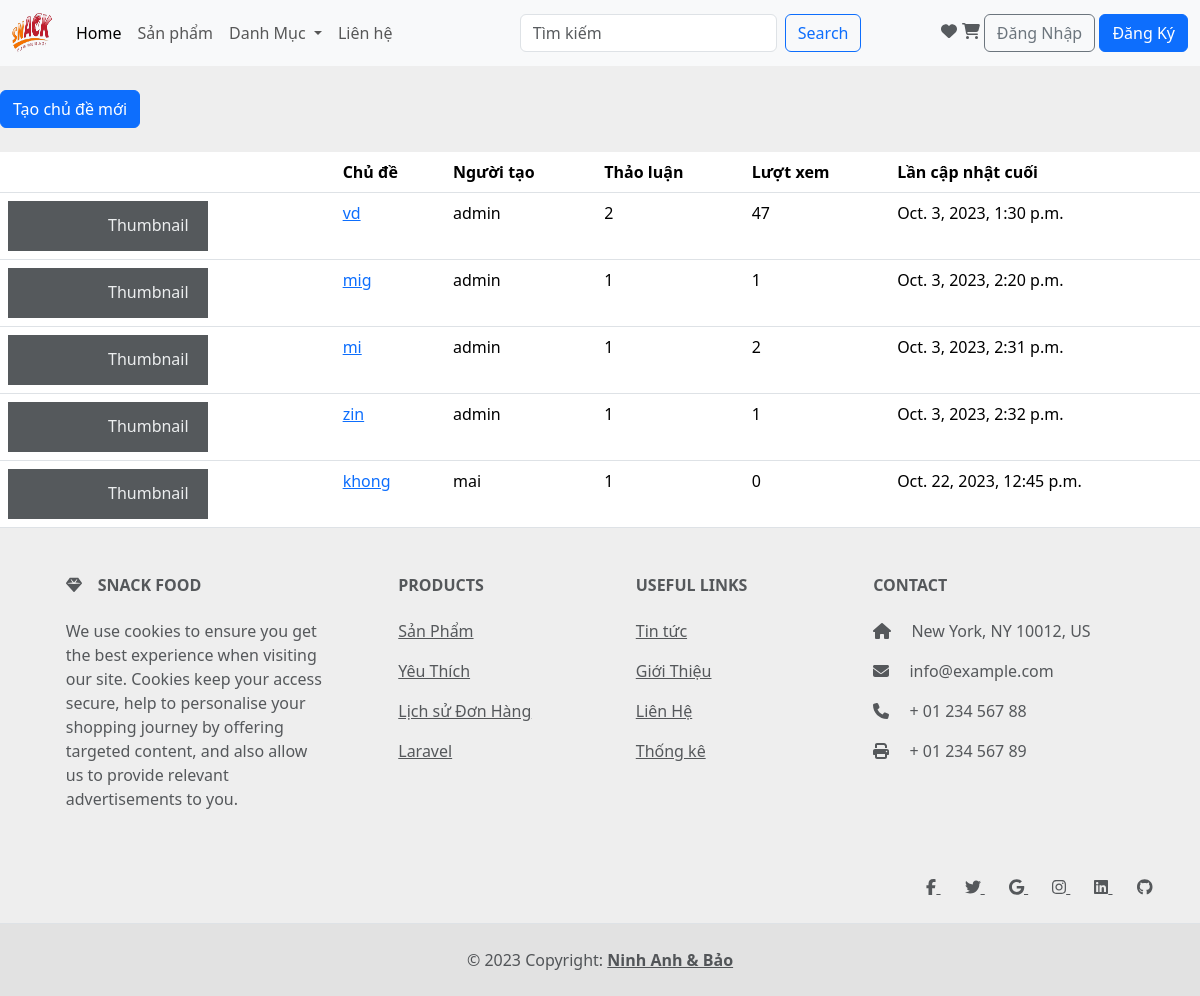
Screenshot of /Tintuc/1 with the database file from the repository.
### blog/models.py (models this page shows, shortened)
class Chude(models.Model):
    ten_chude = models.CharField(max_length=100)
    lan_capnhat_cuoi = models.DateTimeField(auto_now_add=True)
    luot_xem = models.PositiveIntegerField(default=0)
    dien_dan = models.ForeignKey(Diendan, related_name='cac_chude',
                                on_delete=models.CASCADE) # rang buoc qh du lieu mang tinh toan ven
    tao_boi = models.ForeignKey(User, related_name= 'tao_chude_moi', on_delete= models.CASCADE)

### blog/views.py (the view)
# urls.py: path('Tintuc/<int:id>', views.diendan_cacchude_view.as_view(), name= 'diendan_cac_chude'),
class diendan_cacchude_view(ListView):
    model = Chude
    context_object_name = 'ccd'
    template_name = 'cac_chu_de.html'
    paginate_by = 10
    def get_context_data(self, **kwargs: Any) -> dict[str, Any]:
        kwargs['dd'] = self.dien_dan
        return super().get_context_data(**kwargs)
    def get_queryset(self) -> QuerySet[Any]:
        self.dien_dan = get_object_or_404(Diendan, pk=self.kwargs.get('id'))
        queryset = self.dien_dan.cac_chude.order_by('lan_capnhat_cuoi').annotate(replies=Count('cac_thaoluan') - 1)
        return queryset

### templates/cac_chu_de.html (shortened to what this page needs)
{% extends 'master.html' %}
{% block blogs %}
<div class="mb-4">
  <a href="{% url 'tao_chu_de_moi' dd.id %}" class="btn btn-primary">Tạo chủ đề mới</a>
</div>
<table class="table">
  <thead>
    <tr>
      <th></th>
      <th>Chủ đề</th>
      <th>Người tạo</th>
      <th>Thảo luận</th>
      <th>Lượt xem</th>
      <th>Lần cập nhật cuối</th>
    </tr>
  </thead>
  <tbody>
    {% for cd in ccd %}
      {% url 'chude_thaoluan' dd.id  cd.id as cd_tl_url %}
      <tr>
        <td>
          <svg class="bd-placeholder-img" width="200" height="50" xmlns="http://www.w3.org/2000/svg" role="img" aria-label="Placeholder: Thumbnail" preserveAspectRatio="xMidYMid slice" focusable="false"><title>Placeholder</title><rect width="100%" height="100%" fill="#55595c"></rect><text x="50%" y="50%" fill="#eceeef" dy=".3em">Thumbnail</text></svg>
        </td>
        <td>
          <p class="mb-0">
            <a href="{{ cd_tl_url }}">{{ cd.ten_chude }}</a>
          </p>
        </td>
        <td>{{ cd.tao_boi.username }}</td>
        <td>{{ cd.cac_thaoluan.all.count }}</td>
        <td>{{ cd.luot_xem }}</td>
        <td>{{ cd.lan_capnhat_cuoi }}</td>
      </tr>
    {% endfor %}
  </tbody>
</table>
{% endblock blogs %}

### rows the page displays
Chude: ten_chude "vd", tao_boi.username "admin", cac_thaoluan.all.count "2", luot_xem "47", lan_capnhat_cuoi "Oct. 3, 2023, 1:30 p.m."
Chude: ten_chude "mig", tao_boi.username "admin", cac_thaoluan.all.count "1", luot_xem "1", lan_capnhat_cuoi "Oct. 3, 2023, 2:20 p.m."
Chude: ten_chude "mi", tao_boi.username "admin", cac_thaoluan.all.count "1", luot_xem "2", lan_capnhat_cuoi "Oct. 3, 2023, 2:31 p.m."
Chude: ten_chude "zin", tao_boi.username "admin", cac_thaoluan.all.count "1", luot_xem "1", lan_capnhat_cuoi "Oct. 3, 2023, 2:32 p.m."
Chude: ten_chude "khong", tao_boi.username "mai", cac_thaoluan.all.count "1", luot_xem "0", lan_capnhat_cuoi "Oct. 22, 2023, 12:45 p.m."
